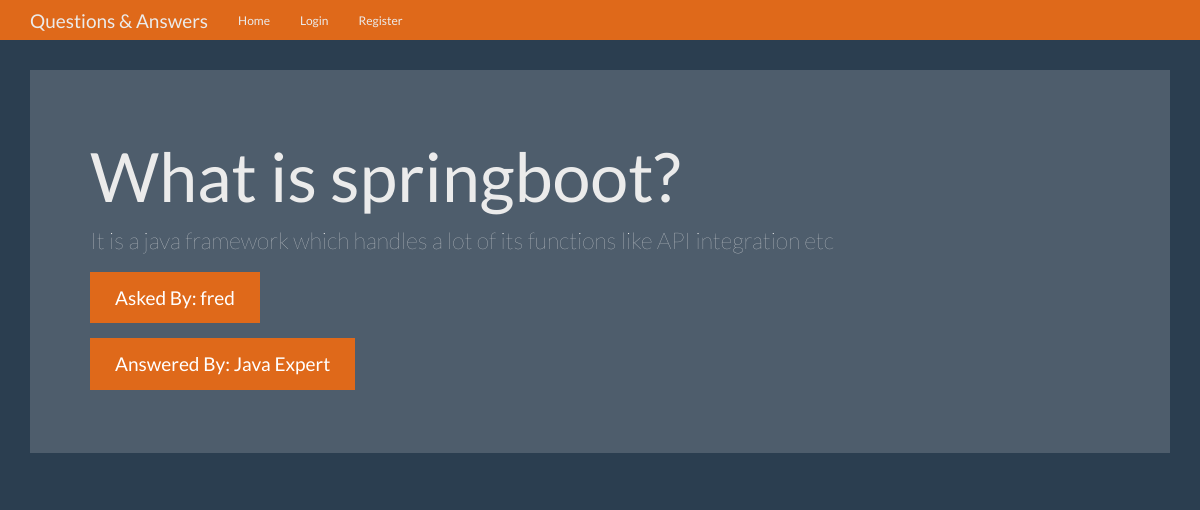
/question/4, run on the app's committed database.
### models/question.py (models this page shows, shortened)
class Question(db.Model):
    __tablename__ = 'question'
    id = db.Column(db.Integer, primary_key = True)
    question = db.Column(db.Text)
    answer = db.Column(db.Text)
    asked_by_id = db.Column(db.Integer, db.ForeignKey('user.id'))
    expert_id = db.Column(db.Integer, db.ForeignKey('user.id'))
    @classmethod
    def get_by_id(cls, id):
        return cls.query.get_or_404(id)

### models/user.py (models this page shows, shortened)
class User(db.Model, UserMixin):
    __tablename__ = 'user'
    id = db.Column(db.Integer, primary_key = True)
    name = db.Column(db.String(50))
    password = db.Column(db.String(100))
    expert = db.Column(db.Boolean)
    admin = db.Column(db.Boolean)
    questions_asked = db.relationship(
        'Question',
        foreign_keys = 'Question.asked_by_id',
        backref = 'asker',
        lazy = True
    )
    answers_requested = db.relationship(
        'Question',
        foreign_keys = 'Question.expert_id',
        backref = 'expert',
        lazy = True
    )
    @property
    def unhashed_password(self):
        raise AttributeError('Cannot view unhashed password!')

### qa/views.py (the view)
@q_a.route('/question/<int:question_id>')
def question(question_id):
    question = Question.get_by_id(question_id)
    context = {
        'question': question
    }
    return render_template('question.html', **context)

### templates/question.html (shortened to what this page needs)
{% extends 'base.html' %}
{% block content %}
<div class="jumbotron">
        <h1>{{ question.question }}</h1>
        <p>{{ question.answer }}</p>
        <p><a class="btn btn-primary btn-lg">Asked By: {{ question.asker.name }}</a></p>
        <p><a class="btn btn-primary btn-lg">Answered By: {{ question.expert.name }}</a></p>
      </div>
{% endblock %}

### static/theme.css (style rules this page uses)
body { padding-top: 70px; padding-bottom: 30px; }

### data on the page
Question: question "What is springboot?", answer "It is a java framework which handles a lot of its functions like API integration etc"
User: asker.name "fred"
User: expert.name "Java Expert"
